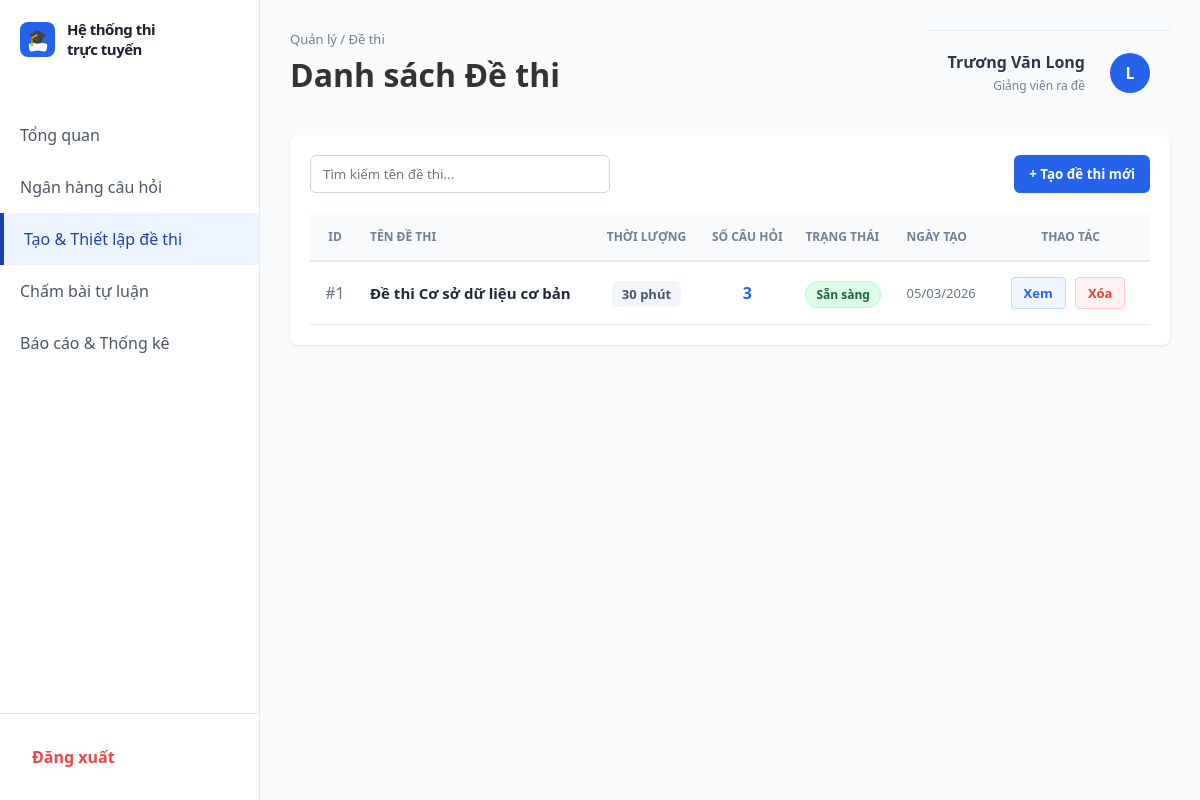
The page /UI/giangvien/taodethi.php (signed in) on the database its author committed.
### tables this page shows
CREATE TABLE IF NOT EXISTS `de_thi` (
  `ma_de_thi` int(11) NOT NULL AUTO_INCREMENT,
  `ma_giao_vien` int(11) DEFAULT NULL,
  `tieu_de` varchar(255) NOT NULL,
  `thoi_gian_lam` int(11) NOT NULL COMMENT 'phút',
  `tong_diem` float DEFAULT 10,
  `ngay_tao` timestamp NOT NULL DEFAULT current_timestamp(),
  PRIMARY KEY (`ma_de_thi`),
  KEY `ma_giao_vien` (`ma_giao_vien`)
);

### UI/giangvien/taodethi.php (the view, shortened to what this page needs)
<?php
$db = Database::getConnection();
$ma_giao_vien = $_SESSION['ma_nguoi_dung'] ?? $_SESSION['user']['ma_nguoi_dung'];
$ho_ten_gv = $_SESSION['ho_ten'] ?? $_SESSION['user']['ho_ten'] ?? 'Giảng viên';
$sql_danh_sach = "SELECT d.ma_de_thi, d.tieu_de, d.thoi_gian_lam, d.ngay_tao, COUNT(c.ma_cau_hoi) as so_luong_cau_hoi
                  FROM de_thi d
                  LEFT JOIN chi_tiet_de_thi c ON d.ma_de_thi = c.ma_de_thi
                  WHERE d.ma_giao_vien = ?
                  GROUP BY d.ma_de_thi, d.tieu_de, d.thoi_gian_lam, d.ngay_tao
                  ORDER BY d.ngay_tao DESC";
$stmt_ds = $db->prepare($sql_danh_sach);
$stmt_ds->execute([$ma_giao_vien]);
$danhSachDeThi = $stmt_ds->fetchAll(PDO::FETCH_ASSOC);
?>
<!DOCTYPE html>
<html lang="vi">
<head>
    <link rel="stylesheet" href="../../asset/css/giangvien.css">
</head>
<body>
<div class="app-container">
    <aside class="sidebar">
        <div>
            <div class="logo">
                <div class="logo-icon-bg"><span class="logo-graduation-cap">&#127891;</span><div class="logo-book-pages"></div></div>
                <span class="logo-text">Hệ thống thi<br>trực tuyến</span>
            </div>
            <ul class="nav-menu">
                <li><a href="index.php">Tổng quan</a></li>
                <li><a href="quanlynganhangcauhoi.php">Ngân hàng câu hỏi</a></li>
                <li class="active"><a href="taodethi.php">Tạo & Thiết lập đề thi</a></li>
                <li><a href="chambaituluan.php">Chấm bài tự luận</a></li>
                <li><a href="xembaocaothongke.php">Báo cáo & Thống kê</a></li>
            </ul>
        </div>
        <div class="sidebar-footer">
            <a href="../logout.php" class="btn-logout-sidebar" style="color: #ef4444; font-weight: bold;">Đăng xuất</a>
        </div>
    </aside>
    <main class="main-content">
        <header class="page-header">
            <div>
                <div class="breadcrumb" id="bread-text">Quản lý / Đề thi</div>
                <h1 id="page-title">Danh sách Đề thi</h1>
            </div>
            <div class="user-profile">
                <div style="text-align: right; margin-right: 15px;">
                    <strong style="display:block; color:#2d3748;"><?php echo htmlspecialchars($ho_ten_gv); ?></strong>
                    <span style="font-size: 12px; color:#718096;">Giảng viên ra đề</span>
                </div>
                <div class="avatar" style="background: #2563eb; color: #fff; border-radius: 50%; width: 40px; height: 40px; display: flex; align-items: center; justify-content: center; font-weight: bold; font-size: 16px;">
                    <?php $np = explode(' ', trim($ho_ten_gv)); echo strtoupper(substr(end($np), 0, 1)); ?>
                </div>
            </div>
        </header>
        <div id="view-list" class="table-container">
            <div class="toolbar">
                <div class="search-filter">
                    <input type="text" placeholder="Tìm kiếm tên đề thi..." class="search-input" style="width: 300px;">
                </div>
                <div class="action-buttons">
                    <button class="btn-primary" onclick="toggleView('create')">+ Tạo đề thi mới</button>
                </div>
            </div>
            <table class="data-table">
                <thead style="background: #f8fafc;">
                    <tr>
                        <th style="width: 50px; text-align: center;">ID</th>
                        <th>TÊN ĐỀ THI</th>
                        <th style="text-align: center;">THỜI LƯỢNG</th>
                        <th style="text-align: center;">SỐ CÂU HỎI</th>
                        <th>TRẠNG THÁI</th>
                        <th>NGÀY TẠO</th>
                        <th style="text-align: center;">THAO TÁC</th>
                    </tr>
                </thead>
                <tbody>
                    <?php if (!empty($danhSachDeThi)): ?>
                        <?php foreach ($danhSachDeThi as $dt): ?>
                            <tr>
                                <td style="text-align: center; color: #64748b; font-weight: 500;">#<?php echo $dt['ma_de_thi']; ?></td>
                                <td><strong style="color: #1e293b; font-size: 15px;"><?php echo htmlspecialchars($dt['tieu_de']); ?></strong></td>
                                <td style="text-align: center;"><span style="background: #f1f5f9; padding: 4px 10px; border-radius: 6px; font-weight: 600; color: #475569; font-size: 13px;"><?php echo $dt['thoi_gian_lam']; ?> phút</span></td>
                                <td style="text-align: center; font-weight: bold; color: #2563eb;"><?php echo $dt['so_luong_cau_hoi']; ?></td>
                                <td>
                                    <?php if ($dt['so_luong_cau_hoi'] > 0): ?>
                                        <span class="status-badge status-ready">Sẵn sàng</span>
                                    <?php else: ?>
                                        <span class="status-badge status-draft">Bản nháp</span>
                                    <?php endif; ?>
                                </td>
                                <td style="color: #64748b; font-size: 13px;"><?php echo date('d/m/Y', strtotime($dt['ngay_tao'])); ?></td>
                                <td style="text-align: center; min-width: 150px;">
                                    <button class="action-btn btn-view" onclick="alert('Xem chi tiết mã đề: <?php echo $dt['ma_de_thi']; ?>')">Xem</button>
                                    <button class="action-btn btn-delete">Xóa</button>
                                </td>
                            </tr>
                        <?php endforeach; ?>
                    <?php else: ?>
                        <tr><td colspan="7" style="text-align: center; padding: 50px; color: #64748b;">Bạn chưa tạo đề thi nào trên hệ thống.</td></tr>
                    <?php endif; ?>
                </tbody>
            </table>
        </div>
    </main>
</div>
</body>
</html>

### asset/css/giangvien.css (style rules this page uses)
* { margin: 0; padding: 0; box-sizing: border-box; font-family: 'Segoe UI', Tahoma, Geneva, Verdana, sans-serif; }
body { background-color: #f5f7fa; color: #333; }
.app-container { display: flex; height: 100vh; }
.sidebar { width: 260px; background-color: #fff; border-right: 1px solid #e2e8f0; display: flex; flex-direction: column; justify-content: space-between; height: 100vh; position: fixed; left: 0; top: 0; z-index: 100; }
.main-content { margin-left: 260px; padding: 30px; background-color: #f8fafc; min-height: 100vh; }
.logo-icon-bg { position: relative; background-color: #0056d2; color: #ffffff; display: flex; justify-content: center; align-items: center; width: 44px; height: 44px; border-radius: 10px; }
.logo-graduation-cap { font-size: 20px; z-index: 1; margin-top: -8px; }
.logo-book-pages { position: absolute; bottom: 8px; width: 28px; height: 12px; background-color: transparent; display: flex; justify-content: center; align-items: flex-end; }
.logo-book-pages::before, .logo-book-pages::after { content: ""; width: 12px; height: 10px; background-color: #ffffff; border-radius: 2px; transform: rotate(-10deg); margin: 0 -1px; }
.logo-book-pages::after { transform: rotate(10deg); }
.logo-text { color: #0d0d0d; font-weight: 700; font-size: 20px; letter-spacing: -0.5px; }
.nav-menu { list-style: none; flex: 1; padding-top: 20px; }
.nav-menu li a { display: block; padding: 15px 20px; text-decoration: none; color: #4a5568; font-weight: 500; }
.nav-menu li.active a { background-color: #ebf4ff; color: #1e40af; border-left: 4px solid #1e40af; }
.user-profile { padding: 20px; border-top: 1px solid #e2e8f0; display: flex; align-items: center; gap: 10px; }
.main-content { flex: 1; padding: 30px; overflow-y: auto; }
.page-header { display: flex; justify-content: space-between; margin-bottom: 20px; }
.toolbar { display: flex; justify-content: space-between; margin-bottom: 20px; }
.search-filter, .action-buttons { display: flex; gap: 10px; }
.search-input, .filter-select { padding: 8px 12px; border: 1px solid #cbd5e0; border-radius: 6px; outline: none; }
.search-input { width: 250px; }
button { padding: 10px 15px; border: none; border-radius: 6px; cursor: pointer; font-weight: bold; }
.btn-primary { background-color: #2563eb; color: #fff; }
.table-container { background: #fff; border-radius: 8px; box-shadow: 0 1px 3px rgba(0,0,0,0.1); padding: 20px; }
.data-table { width: 100%; border-collapse: collapse; text-align: left; }
.data-table th { padding: 15px 10px; border-bottom: 2px solid #e2e8f0; color: #718096; font-size: 12px; }
.data-table td { padding: 15px 10px; border-bottom: 1px solid #e2e8f0; }
.breadcrumb { color: #718096; font-size: 13px; margin-bottom: 5px; }
.sidebar-footer { padding: 20px; border-top: 1px solid #e2e8f0; }
.btn-logout-sidebar { display: flex; align-items: center; gap: 10px; color: #e53e3e; text-decoration: none; font-weight: 600; padding: 12px; border-radius: 8px; transition: 0.2s; }
.sidebar .logo { display: flex; align-items: center; gap: 12px; padding: 20px 20px 10px 20px; margin-bottom: 20px; text-decoration: none; }
.logo-icon-bg { position: relative; background-color: #2563eb; color: #ffffff; display: flex; justify-content: center; align-items: center; width: 35px; height: 35px; border-radius: 8px; flex-shrink: 0; }
.logo-graduation-cap { font-size: 16px; z-index: 1; margin-top: -6px; }
.logo-book-pages { position: absolute; bottom: 6px; width: 22px; height: 10px; background-color: transparent; display: flex; justify-content: center; align-items: flex-end; }
.logo-book-pages::before, .logo-book-pages::after { content: ""; width: 10px; height: 8px; background-color: #ffffff; border-radius: 2px; transform: rotate(-10deg); margin: 0 -1px; }
.sidebar .logo-text { color: #1a202c; font-weight: 800; font-size: 15px; line-height: 1.3; }

### rows shown on the page
de_thi: ma_de_thi "1", tieu_de "Đề thi Cơ sở dữ liệu cơ bản", thoi_gian_lam "30", so_luong_cau_hoi "3", ngay_tao "05/03/2026"

### other values the page prints
$ho_ten_gv "Trương Văn Long"
substr(end($np), 0, 1) "L"
